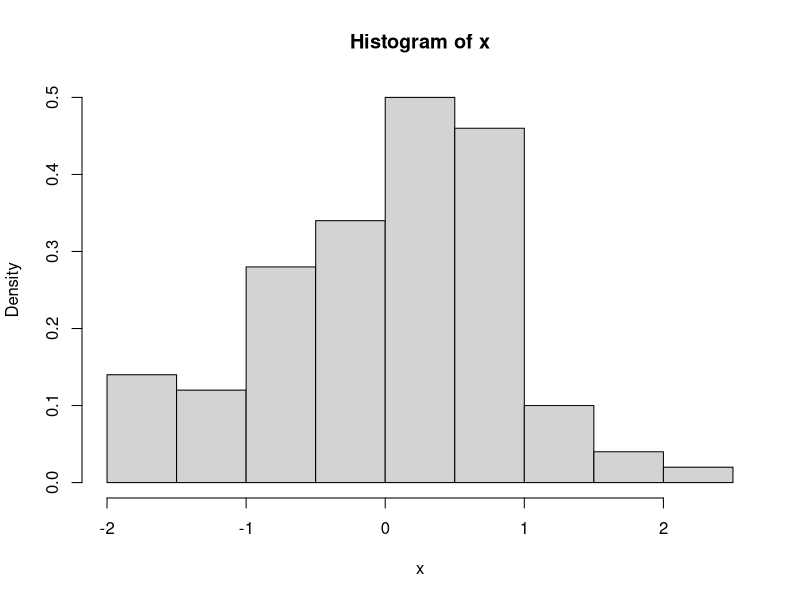
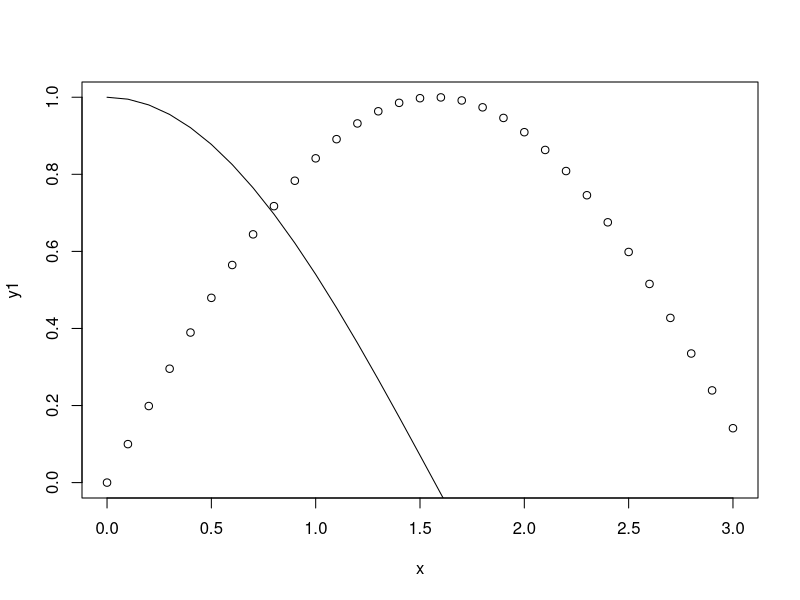

Generate these figures, in order, with R: (Note: this script raises an error after producing the figures.)
# 1
a <- c(3.1, 4.2, 2.7, 4.1)
c(3.3, 3.4, 3.8) -> b

# 2
assign("d", c(a, 4.0, b))
d
1 / d

# 3
x <- scan()
x
x <- seq(1, 7)
x

# 4
x <- rnorm(100, 0, 1)
sort(x)
min(x)
max(x)
hist(x, breaks = 8, freq = F)
mean(x)
median(x)
var(x)
sd(x)

# 5
x <- seq(0, 3, 0.1)
y1 <- sin(x)
plot(x, y1)
y2 <- cos(x)
lines(x, y2)

# 6
z <- rep(NA, length(x) + length(y))
z[seq(1, length(z), by = 2)] <- x
z[seq(2, length(z), by = 2)] <- y
sort(z)
z

# 7
norma <- function(a) {
  sqrt(sum(x^2))
}

x <- c(1, 2, 3)
norma(x)

# 8
A <- array(seq(1, 100), c(10, 10))
A

B <- A[1:5, 1:5]
B

C <- rowSums(A)
C
A * C

D <- colSums(A)
D
A * D

# 9
fact <- function(n){
  if (n < 0){
    return (print('invalid n'))
  }

  if (n != 0) {
    return (n * fact(n-1))
  }
  else return (1)

}
fact(-1)

# 10
x <- scan()
min(x)
max(x)
sum(x)